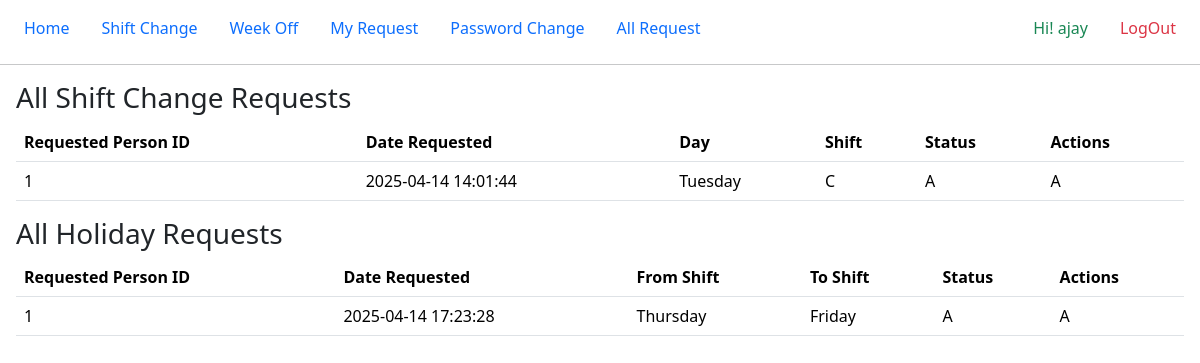
Screenshot of /req.php (signed in) with the database file from the repository.
### tables this page shows
CREATE TABLE `employees` (
  `id` int(11) NOT NULL,
  `full_name` varchar(30) DEFAULT NULL,
  `email` varchar(200) DEFAULT NULL,
  `mobile` varchar(15) DEFAULT NULL,
  `city` varchar(20) DEFAULT NULL,
  `password` varchar(200) DEFAULT NULL,
  `created_on` timestamp NOT NULL DEFAULT current_timestamp()
);

CREATE TABLE `shiftrequest` (
  `shiftChangeId` int(11) NOT NULL,
  `from_emp` int(11) DEFAULT NULL,
  `to_emp` int(11) DEFAULT NULL,
  `week_id` int(11) DEFAULT NULL,
  `day` int(11) DEFAULT NULL,
  `shift` char(1) DEFAULT NULL,
  `status` char(1) DEFAULT 'p',
  `create_date` timestamp NOT NULL DEFAULT current_timestamp()
);

CREATE TABLE `holidayrequest` (
  `holidayChangeId` int(11) NOT NULL,
  `from_emp` int(11) DEFAULT NULL,
  `to_emp` int(11) DEFAULT NULL,
  `day` int(11) NOT NULL,
  `from_emp_shift` varchar(1) DEFAULT NULL,
  `to_emp_shift` varchar(1) DEFAULT NULL,
  `week_id` int(11) DEFAULT NULL,
  `status` char(1) DEFAULT 'p',
  `create_date` timestamp NOT NULL DEFAULT current_timestamp(),
  `response_date` timestamp NULL DEFAULT NULL
);

### req.php (the view, shortened to what this page needs)
<?php
include("header.php");
include("nav.php");
$shiftRes = $con->query("SELECT * FROM shiftrequest WHERE to_emp = '$id' AND status != 'R'");
$holidayRes = $con->query("SELECT * FROM holidayrequest WHERE status != 'R' AND to_emp = '$id'");
?>
<div class="m-3">
    <h3>All Shift Change Requests</h3>
    <table class="table table-hover">
        <thead>
            <tr>
                <th>Requested Person ID</th>
                <th>Date Requested</th>
                <th>Day</th>
                <th>Shift</th>
                <th>Status</th>
                <th>Actions</th>
            </tr>
        </thead>
        <tbody>
        <?php
        $days = [7=>'Sunday',1=>'Monday',2=>'Tuesday',3=>'Wednesday',4=>'Thursday',5=>'Friday',6=>'Saturday'];
        if ($shiftRes && $shiftRes->num_rows > 0):
            while ($row = $shiftRes->fetch_assoc()): ?>
                <tr>
                    <td><?= $row['from_emp'] ?></td>
                    <td><?= $row['create_date'] ?></td>
                    <td><?= $days[$row['day']] ?? $row['day'] ?></td>
                    <td><?= $row['shift'] ?></td>
                    <td><?= $row['status'] ?></td>
                    <td>
                        <?php if (strtoupper($row['status']) === 'P'): ?>
                            <form method="post" style="display:inline;">
                                <button class="btn btn-success btn-sm" name="accept_shift" value="<?= $row['shiftChangeId'] ?>">Accept</button>
                            </form>
                            <form method="post" style="display:inline;">
                                <button class="btn btn-danger btn-sm" name="reject_shift" value="<?= $row['shiftChangeId'] ?>">Reject</button>
                            </form>
                        <?php else: ?>
                            <span><?= $row['status'] ?></span>
                        <?php endif; ?>
                    </td>
                </tr>
            <?php endwhile;
        else: ?>
            <tr><td colspan="6">No shift change requests found.</td></tr>
        <?php endif; ?>
        </tbody>
    </table>
</div>
<div class="m-3">
    <h3>All Holiday Requests</h3>
    <table class="table table-hover">
        <thead>
            <tr>
                <th>Requested Person ID</th>
                <th>Date Requested</th>
                <th>From Shift</th>
                <th>To Shift</th>
                <th>Status</th>
                <th>Actions</th>
            </tr>
        </thead>
        <tbody>
        <?php
        if ($holidayRes && $holidayRes->num_rows > 0):
            while ($row = $holidayRes->fetch_assoc()): ?>
                <tr>
                    <td><?= $row['from_emp'] ?></td>
                    <td><?= $row['create_date'] ?></td>
                    <td><?= $days[$row['from_emp_shift']] ?? $row['from_emp_shift'] ?></td>
                    <td><?= $days[$row['to_emp_shift']] ?? $row['to_emp_shift'] ?></td>
                    <td><?= $row['status'] ?></td>
                    <td>
                        <?php if ($row['status'] === 'P'): ?>
                            <form method="post" style="display:inline;">
                                <button class="btn btn-success btn-sm" name="accept_holiday" value="<?= $row['holidayChangeId'] ?>">Accept</button>
                            </form>
                            <form method="post" style="display:inline;">
                                <button class="btn btn-danger btn-sm" name="reject_holiday" value="<?= $row['holidayChangeId'] ?>">Reject</button>
                            </form>
                        <?php else: ?>
                            <span><?= $row['status'] ?></span>
                        <?php endif; ?>
                    </td>
                </tr>
            <?php endwhile;
        else: ?>
            <tr><td colspan="6">No holiday requests found.</td></tr>
        <?php endif; ?>
        </tbody>
    </table>
</div>
<?php include("footer.php"); ?>

### nav.php (shortened to what this page needs)
<div>
  <nav class="nav m-2 d-flex w-100">
    <a class="nav-link" href="home.php">Home</a>
    <a class="nav-link" href="shiftChange.php">Shift Change</a>
    <a class="nav-link" href="weekOff.php">Week Off</a>
    <a class="nav-link" href="allRequest.php">My Request</a>
    <a class="nav-link" href="password.php">Password Change</a>
    <a class="nav-link" href="req.php">All Request</a>
    <?php
    $name="";
    if(isset($_SESSION["id"])){
        $id = $_SESSION["id"];
        $check=$con->query("SELECT * FROM employees WHERE id='$id'");
        if ($row = $check->fetch_assoc()) {
            $name=$row["full_name"];
        }
    }
    else{
        header("location:index.php");
    }
    ?>
    <label class="nav-link ms-auto text-success" href="#">Hi! <?= $name?> </label>
    <a class="nav-link text-danger  me-3" href="logout.php">LogOut </a>
  </nav>
  <hr/>
</div>

### rows the page displays
employees: full_name "ajay"
shiftrequest: from_emp "1", create_date "2025-04-14 14:01:44", day "Tuesday", shift "C", status "A"
holidayrequest: from_emp "1", create_date "2025-04-14 17:23:28", from_emp_shift "Thursday", to_emp_shift "Friday", status "A"
